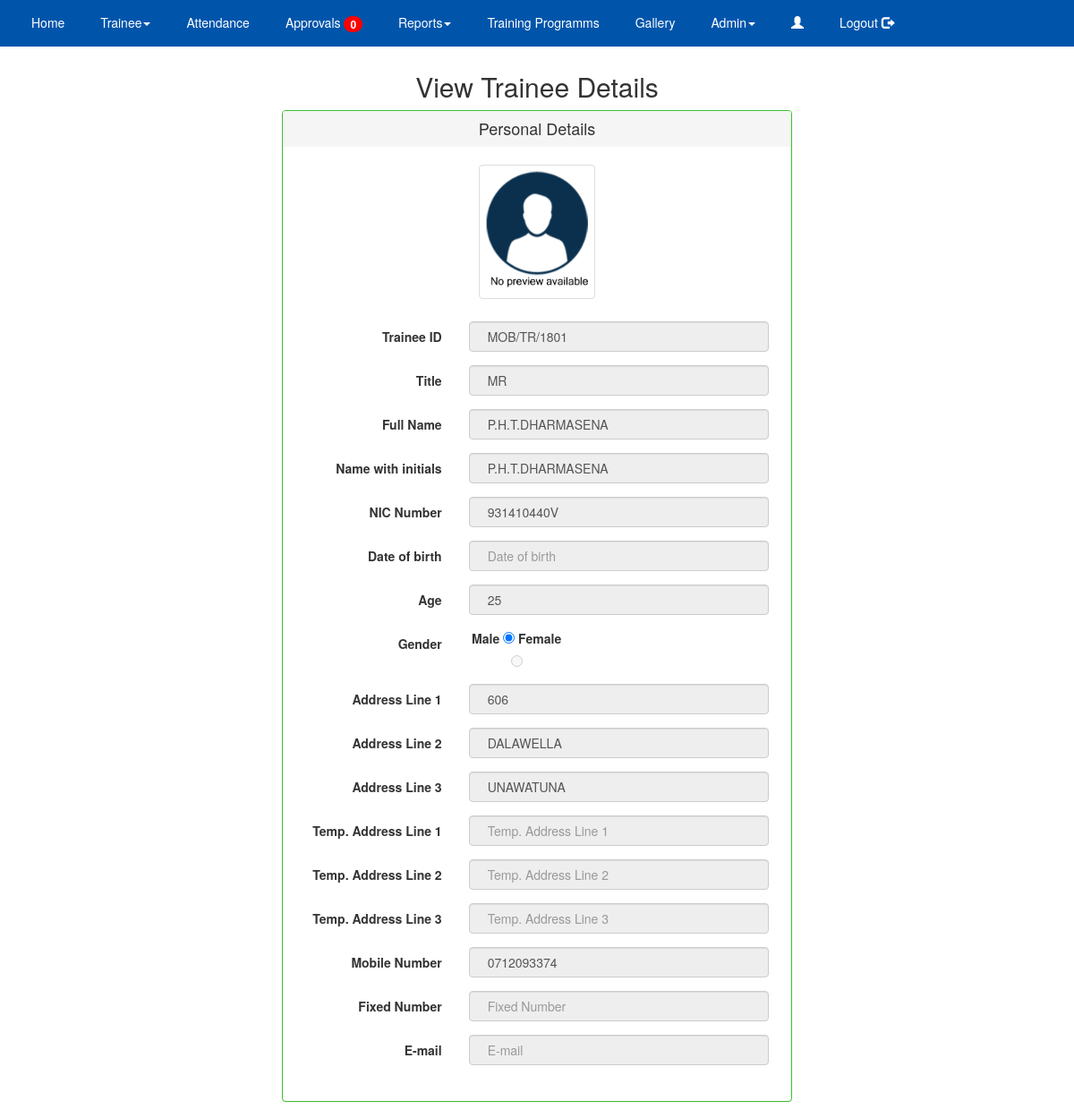
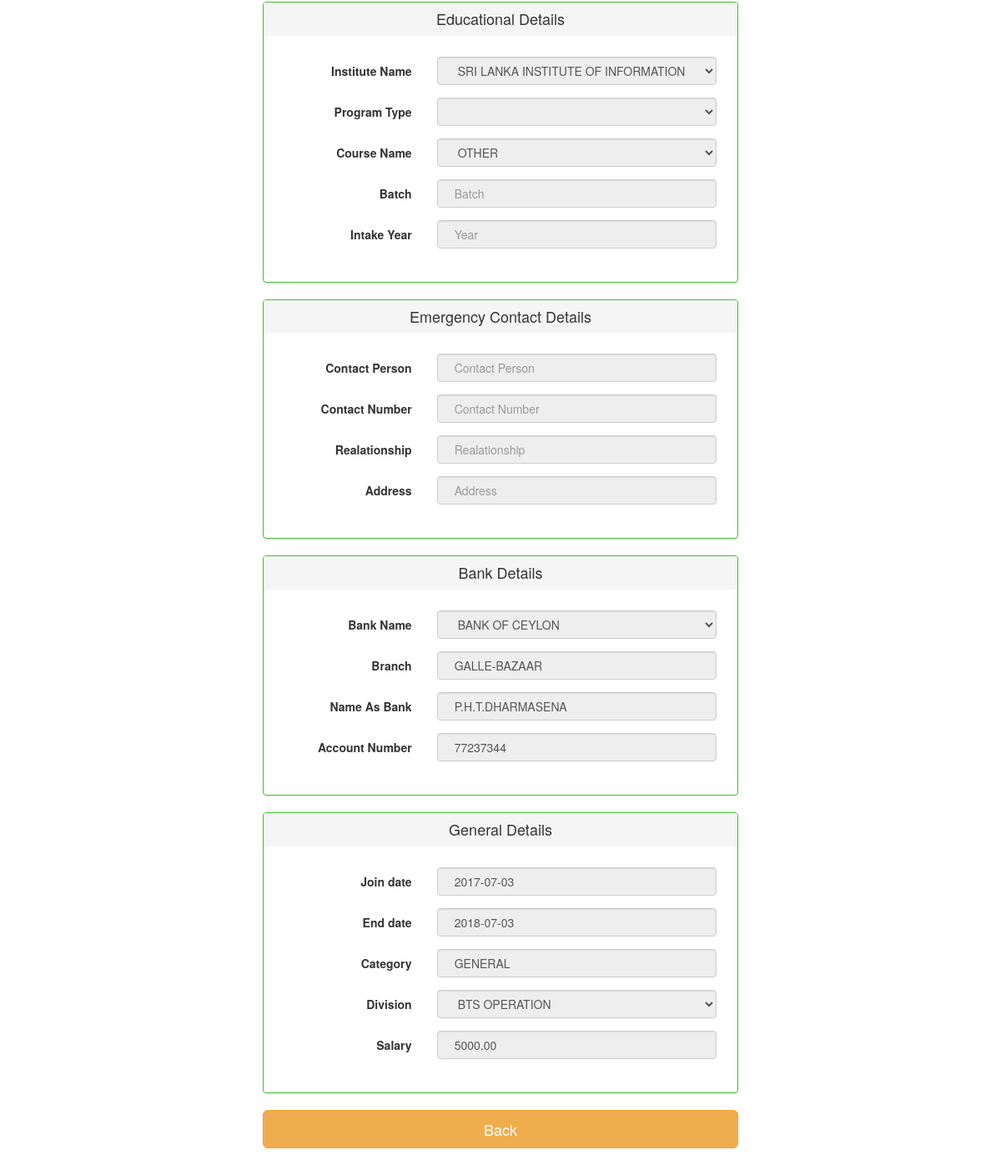
Page /traineeView.php?id=00001 (signed in) on the committed database (2 pictures, top to bottom).
### tables this page shows
CREATE TABLE IF NOT EXISTS `tbl_trainee` (
  `tblTraineeID` int(5) UNSIGNED ZEROFILL NOT NULL AUTO_INCREMENT,
  `Trainee_ID` varchar(15) DEFAULT NULL,
  `Title` varchar(5) DEFAULT NULL,
  `Full_Name` varchar(255) DEFAULT NULL,
  `Name_with_Initials` varchar(200) DEFAULT NULL,
  `NIC` varchar(12) DEFAULT NULL,
  `Age` int(2) DEFAULT '1',
  `Gender` varchar(1) DEFAULT NULL,
  `Date_of_Birth` varchar(10) DEFAULT NULL,
  `Add_Line1` varchar(100) DEFAULT NULL,
  `Add_Line2` varchar(100) DEFAULT NULL,
  `Add_Line3` varchar(100) DEFAULT NULL,
  `Temp_Add_Line1` varchar(200) DEFAULT NULL,
  `Temp_Add_Line2` varchar(100) DEFAULT NULL,
  `Temp_Add_Line3` varchar(100) DEFAULT NULL,
  `Contact_Number1` varchar(10) DEFAULT '1',
  `Contact_Number2` varchar(10) DEFAULT '1',
  `E_Mail` varchar(255) DEFAULT NULL,
  `tblTrainingInstituteID` varchar(5) DEFAULT '1',
  `programName` varchar(15) DEFAULT NULL,
  `tblCourseID` int(5) DEFAULT NULL,
  `Batch` varchar(10) DEFAULT NULL,
  `tYear` varchar(20) DEFAULT NULL,
  `Contact_Person` varchar(255) DEFAULT NULL,
  `Contact_number` varchar(10) DEFAULT NULL,
  `Relationship` varchar(50) DEFAULT NULL,
  `Address` varchar(255) DEFAULT NULL,
  `tblBankID` varchar(5) DEFAULT NULL,
  `bankBranch` varchar(200) DEFAULT NULL,
  `Name_as_Bank` varchar(255) DEFAULT NULL,
  `Bank_Account_number` varchar(255) DEFAULT NULL,
  `flag` varchar(8) NOT NULL DEFAULT 'ACTIVE',
  `job_type` varchar(15) DEFAULT 'GENERAL',
  `salary` varchar(10) DEFAULT '0.0',
  `profile_img` text,
  `cv_img` text,
  `jdate` datetime NOT NULL DEFAULT '2017-01-01 08:00:00',
  `edate` datetime NOT NULL DEFAULT '2017-06-01 08:00:00',
  `tblDivisionID` varchar(5) DEFAULT '',
  PRIMARY KEY (`tblTraineeID`)
);

CREATE TABLE IF NOT EXISTS `tbl_institute` (
  `tblTrainingInstituteID` int(5) NOT NULL AUTO_INCREMENT,
  `TrainingInstitute_Code` varchar(10) DEFAULT NULL,
  `TrainingInstitute_Name` varchar(255) NOT NULL,
  `Location` varchar(50) NOT NULL,
  `Coordinator` varchar(100) NOT NULL,
  `Designation` varchar(50) NOT NULL,
  `Contact` varchar(10) NOT NULL,
  `flag` varchar(8) NOT NULL DEFAULT 'ACTIVE',
  PRIMARY KEY (`tblTrainingInstituteID`)
);

CREATE TABLE IF NOT EXISTS `tbl_course` (
  `tblCourseID` int(5) NOT NULL AUTO_INCREMENT,
  `tblTrainingInstituteID` text NOT NULL,
  `Course_Code` varchar(10) NOT NULL,
  `Course_Name` varchar(255) NOT NULL,
  `flag` varchar(8) NOT NULL DEFAULT 'ACTIVE',
  PRIMARY KEY (`tblCourseID`) USING BTREE
);

CREATE TABLE IF NOT EXISTS `tbl_bank` (
  `tblBankID` int(2) UNSIGNED ZEROFILL NOT NULL AUTO_INCREMENT,
  `Bank_Code` varchar(50) NOT NULL,
  `Bank_Name` varchar(255) NOT NULL,
  `flag` varchar(8) NOT NULL DEFAULT 'ACTIVE',
  PRIMARY KEY (`tblBankID`)
);

CREATE TABLE IF NOT EXISTS `tbl_division` (
  `tblDivisionID` int(5) NOT NULL AUTO_INCREMENT,
  `Name` varchar(255) NOT NULL,
  `Division_Head` varchar(50) NOT NULL,
  `Contact_Number` varchar(10) NOT NULL,
  `Email` varchar(255) NOT NULL,
  `Location` varchar(50) NOT NULL,
  `flag` text NOT NULL,
  PRIMARY KEY (`tblDivisionID`)
);

### traineeView.php (the view, shortened to what the rows shown need)
<?php include("db.php"); ?>
<?php
$T_id = $Title = $Full_Name = $Name_with_Initials = $NIC = $Age = $Gender = $DOB = $Add_Line1 = $Add_Line2 = $Add_Line3 = $Temp_Add_Line1 = $Temp_Add_Line2 = $Temp_Add_Line3 = $Contact_Number1 = $Contact_Number2 = $E_Mail = $tblTrainingInstituteID = $tblCourseID = $Batch = $Year = $Contact_Person = $Contact_number = $Relationship = $Address = $tblBankID = $Name_as_Bank = $Bank_Account_number = $flag =$jdate=$edate=$salary= "";
$sql = "SELECT *  FROM tbl_trainee WHERE tblTraineeID='" . $_GET['id'] . "' ";
$traineeTemp_data = $con->query($sql);
if ($traineeTemp_data->num_rows == 1) {
  $row = mysqli_fetch_assoc($traineeTemp_data);
  $T_id = $row['tblTraineeID'];
  $T_id2 = $row['Trainee_ID'];
  $Title = $row['Title'];
  $Full_Name = $row['Full_Name'];
  $Name_with_Initials = $row['Name_with_Initials'];
  $NIC = $row['NIC'];
  $Age = $row['Age'];
  $Add_Line1 = $row['Add_Line1'];
  $Add_Line2 = $row['Add_Line2'];
  $Add_Line3 = $row['Add_Line3'];
  $Contact_Number1 = $row['Contact_Number1'];
  $tblTrainingInstituteID = $row['tblTrainingInstituteID'];
  $tblCourseID = $row['tblCourseID'];
  $tblBankID = $row['tblBankID'];
  $Name_as_Bank = $row['Name_as_Bank'];
  $Bank_Account_number = $row['Bank_Account_number'];
  $branch = $row['bankBranch'];
  $job=$row['job_type'];
  $jdate=$row['jdate'];
  $jdate1=explode(" ", $jdate);
  $jdate2=$jdate1[0];
  $edate=$row['edate'];
  $edate1=explode(" ", $edate);
  $edate2=$edate1[0];
  $tblDivisionID=$row['tblDivisionID'];
}
?>
<!DOCTYPE html>
<html lang="en">
<head>
  <?php include_once("header.php") ?>
</head>
<body data-spy="scroll" data-target=".navbar" data-offset="50" class="hero-image">
  <br>
  <br>
  <br>
  <div>
    <center>
      <h2>View Trainee Details</h2>
    </center>
  </div>
  <center>
    <form class="form-horizontal" method="post" action="">
      <div class="container col-md-6 col-md-offset-3 ">
        <div class="panel-group">
          <div class="panel panel-default">
            <div class="panel-heading">
              <h4 class="panel-title "> Personal Details </h4>
            </div>
            <?php
            $result = $con->query(" SELECT * FROM tbl_trainee WHERE tblTraineeID='$T_id' ");
            while ($row = $result->fetch_assoc()) { ?>
            <img src="<?php echo "Images/" . $row['profile_img']; ?>"
            class="img-thumbnail thumb-xl img-thumbnail m-b-10"
            alt="profile-image" style="height: 150px; width: 130px; margin-top: 20px;"/>
            <?php } ?>
            <div class="panel-body">
              <div class="form-group">
                <div class="col-sm-8">
                  <input type="text" class="form-control" name="v_trainee_ID" id="v_Trainee_ID"
                  placeholder="MOB/INOC/" value="<?php echo $T_id2; ?>" disabled>
                </div>
              </div>
              <div class="form-group">
                <div class="col-sm-8">
                 <input type="text" class="form-control" name="v_title" id="v_title"
                 value="<?php echo $Title; ?>" disabled>
               </div>
             </div>
             <div class="form-group">
              <div class="col-sm-8">
                <input type="text" class="form-control" name="v_fname" id="v_Fname"
                placeholder="Full Name" value="<?php echo $Full_Name; ?>" disabled>
              </div>
            </div>
            <div class="form-group">
              <div class="col-sm-8">
                <input type="text" class="form-control" name="v_initials" id="v_initials"
                placeholder="Name with initials" value="<?php echo $Name_with_Initials; ?>" disabled>
              </div>
            </div>
            <div class="form-group">
              <div class="col-sm-8">
                <input type="text" class="form-control" name="v_nic" id="v_nic"
                placeholder="NIC Number" value="<?php echo $NIC; ?>" disabled>
              </div>
            </div>
            <div class="form-group">
            </div>
            <div class="form-group">
              <div class="col-sm-8">
                <input type="text" class="form-control" name="v_age" id="v_age" placeholder="Age "
                value="<?php echo $Age; ?>" disabled>
              </div>
            </div>
            <div class="form-group">
           </div>
           <div class="form-group">
            <div class="col-sm-8">
              <input type="text" class="form-control" name="v_add1" id="v_add1"
              placeholder="Address Line 1" value="<?php echo $Add_Line1; ?>" disabled>
            </div>
          </div>
          <div class="form-group">
            <div class="col-sm-8">
              <input type="text" class="form-control" name="v_add2" id="v_add2"
              placeholder="Address Line 2" value="<?php echo $Add_Line2; ?>" disabled>
            </div>
          </div>
          <div class="form-group">
            <div class="col-sm-8">
              <input type="text" class="form-control" name="v_add3" id="v_add3"
              placeholder="Address Line 3" value="<?php echo $Add_Line3; ?>" disabled>
            </div>
          </div>
          <div class="form-group">
          </div>
          <div class="form-group">
          </div>
          <div class="form-group">
          </div>
          <div class="form-group">
            <div class="col-sm-8">
              <input type="text" class="form-control" name="v_mob1" id="v_mob1"
              placeholder="Mobile Number" value="<?php echo $Contact_Number1; ?>" disabled>
            </div>
          </div>
          <div class="form-group">
          </div>
          <div class="form-group">
          </div>
        </div>
      </div>
    </div>
  </div>
<div class="container col-md-6 col-md-offset-3">
  <div class="panel-group">
    <div class="panel panel-default">
      <div class="panel-body">
        <div class="form-group">
          <div class="col-sm-8">
            <select class="form-control" name="v_institute" id="v_institute" disabled>
              <?php
              $sql = "SELECT *  FROM tbl_institute ";
              $institute_data = $con->query($sql);
              if ($institute_data->num_rows >= 1) :
                while ($row = mysqli_fetch_assoc($institute_data)) :?>
                <option value="<?php echo $row["tblTrainingInstituteID"]?>" <?php if ($row["tblTrainingInstituteID"]==$tblTrainingInstituteID): ?>
                  selected="selected";
                <?php endif ?>>
                <?php echo $row["TrainingInstitute_Name"]?>
              </option>
              <?php
            endwhile;
          endif;
          ?>
        </select>
      </div>
    </div>
        <div class="form-group">
          <div class="col-sm-8">
           <select class="form-control" name="v_course" id="v_course" disabled>
            <?php
            $sql = "SELECT *  FROM tbl_course ";
            $course_data = $con->query($sql);
            if ($course_data->num_rows >= 1) :
              while ($row = mysqli_fetch_assoc($course_data)) :?>
              <option value="<?php echo $row["tblCourseID"]?>" <?php if ($row["tblCourseID"]==$tblCourseID): ?>
                selected="selected";
              <?php endif ?>>
              <?php echo $row["Course_Name"]?>
              <?php
            endwhile;
          endif;
          ?>
        </select>
      </div>
    </div>
  </div>
</div>
</div>
</div>
<div class="container col-md-6 col-md-offset-3">
  <div class="panel-group">
    <div class="panel panel-default">
      <div class="panel-body">
        <div class="form-group">
          <div class="col-sm-8">
              <select class="form-control" name="v_bank" id="v_bank" disabled >
                <?php
                $sql = "SELECT *  FROM tbl_bank ";
                $bank_data = $con->query($sql);
                if ($bank_data->num_rows >= 1) :
                  while ($row = mysqli_fetch_assoc($bank_data)) :?>
                  <option value="<?php echo $row["tblBankID"]?>" <?php if ($row["tblBankID"]==$tblBankID): ?>
                    selected="selected";
                  <?php endif ?>>
                  <?php echo $row["Bank_Name"]?>
                  <?php
                endwhile;
              endif;
              ?>
            </select>
          </div>
        </div>
        <div class="form-group">
          <div class="col-sm-8">
            <input type="text" class="form-control" name="v_branch" id="v_branch"
            placeholder="Name As Bank"  value="<?php echo $branch ?>" disabled>
          </div>
        </div>
        <div class="form-group">
          <div class="col-sm-8">
            <input type="text" class="form-control" name="v_nameBank" id="v_nameBank"
            placeholder="Name As Bank" value="<?php echo $Name_as_Bank; ?>" disabled>
          </div>
        </div>
        <div class="form-group">
          <div class="col-sm-8">
            <input type="text" class="form-control" name="v_accNO" id="v_accNO"
            placeholder="Account Number" value="<?php echo $Bank_Account_number; ?>" disabled>
          </div>
        </div>
      </div>
    </div>
  </div>
  <div class="panel-group">
    <div class="panel panel-default">
      <div class="panel-body">
        <div class="form-group">
          <div class="col-sm-8">
            <input type="text" class="form-control" name="v_jdate" id="v_jdate"
            placeholder="Join date" value="<?php echo $jdate2 ?>" disabled>
          </div>
        </div>
        <div class="form-group">
          <div class="col-sm-8">
            <input type="text" class="form-control" name="v_edate" id="v_edate"
            placeholder="End date" value="<?php echo $edate2 ?>" disabled>
          </div>
        </div>
        <div class="form-group">
          <div class="col-sm-8">
            <input type="text" class="form-control" name="v_accNO" id="v_accNO"
            placeholder="Account Number" value="<?php echo $job; ?>" disabled>
          </div>
        </div>
        <div class="form-group">
          <div class="col-sm-8">
           <select class="form-control" name="v_department" id="v_department" disabled>
            <?php
            $sql = "SELECT *  FROM tbl_division ";
            $department_data = $con->query($sql);
            if ($department_data->num_rows >= 1) :
              while ($row = mysqli_fetch_assoc($department_data)) :?>
              <option value="<?php echo $row["tblDivisionID"]?>" <?php if ($row["tblDivisionID"]==$tblDivisionID): ?>
                selected="selected";
              <?php endif ?>>
              <?php echo $row["Name"]?>
              <?php
            endwhile;
          endif;
          ?>
        </select>
      </div>
    </div>
  </div>
</div>
<br/>
</div>
</form>
</center>
</body>
</html>

### rows in the picture
tbl_trainee: profile_img (picture), v_trainee_ID "MOB/TR/1801", v_title "MR", v_fname "P.H.T.DHARMASENA", v_initials "P.H.T.DHARMASENA", v_nic "931410440V", v_age "25", v_add1 "606", v_add2 "DALAWELLA", v_add3 "UNAWATUNA", v_mob1 "0712093374", v_institute "SRI LANKA INSTITUTE OF INFORMATION TECHNOLOGY", v_course "OTHER", v_bank "BANK OF CEYLON", v_branch "GALLE-BAZAAR", v_nameBank "P.H.T.DHARMASENA", v_accNO "77237344", v_jdate "2017-07-03", v_edate "2018-07-03", v_accNO "GENERAL", v_department "BTS OPERATION"

### other values in the picture
$count "0"
